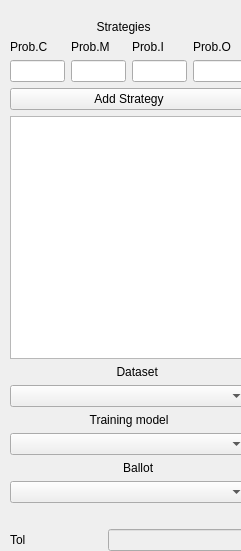
   <widget class="QWidget" name="P" native="true">
    <property name="geometry">
     <rect>
      <x>959</x>
      <y>0</y>
      <width>241</width>
      <height>551</height>
     </rect>
    </property>
    <widget class="QWidget" name="verticalLayoutWidget_2">
     <property name="geometry">
      <rect>
       <x>10</x>
       <y>20</y>
       <width>238</width>
       <height>531</height>
      </rect>
     </property>
     <layout class="QVBoxLayout" name="Strategie">
      <item>
       <widget class="QLabel" name="label_10">
        <property name="text">
         <string>                          Strategies</string>
        </property>
       </widget>
      </item>
      <item>
       <layout class="QGridLayout" name="gridLayout">
        <item row="0" column="2">
         <widget class="QLabel" name="label_12">
          <property name="text">
           <string>Prob.M</string>
          </property>
         </widget>
        </item>
        <item row="0" column="4">
         <widget class="QLabel" name="label_14">
          <property name="text">
           <string>Prob.O</string>
          </property>
         </widget>
        </item>
        <item row="0" column="3">
         <widget class="QLabel" name="label_13">
          <property name="text">
           <string>Prob.I</string>
          </property>
         </widget>
        </item>
        <item row="0" column="1">
         <widget class="QLabel" name="label_11">
          <property name="text">
           <string>Prob.C</string>
          </property>
         </widget>
        </item>
        <item row="1" column="1">
         <widget class="QLineEdit" name="prob_c"/>
        </item>
        <item row="1" column="3">
         <widget class="QLineEdit" name="prob_i"/>
        </item>
        <item row="1" column="4">
         <widget class="QLineEdit" name="prob_o"/>
        </item>
        <item row="1" column="2">
         <widget class="QLineEdit" name="prob_m"/>
        </item>
       </layout>
      </item>
      <item>
       <widget class="QPushButton" name="add_strategy">
        <property name="text">
         <string>Add Strategy</string>
        </property>
       </widget>
      </item>
      <item>
       <widget class="QTableWidget" name="strategies">
        <attribute name="horizontalHeaderDefaultSectionSize">
         <number>59</number>
        </attribute>
       </widget>
      </item>
      <item>
       <widget class="QLabel" name="label_35">
        <property name="text">
         <string>                                Dataset</string>
        </property>
       </widget>
      </item>
      <item>
       <widget class="QComboBox" name="dataset_combo"/>
      </item>
      <item>
       <widget class="QLabel" name="label_15">
        <property name="text">
         <string>                        Training model</string>
        </property>
       </widget>
      </item>
      <item>
       <widget class="QComboBox" name="training_model"/>
      </item>
      <item>
       <widget class="QLabel" name="label_39">
        <property name="text">
         <string>                                  Ballot</string>
        </property>
       </widget>
      </item>
      <item>
       <widget class="QComboBox" name="ballot"/>
      </item>
      <item>
       <widget class="QLabel" name="label_38">
        <property name="text">
         <string/>
        </property>
       </widget>
      </item>
      <item>
       <layout class="QFormLayout" name="formLayout_6">
        <item row="0" column="0">
         <widget class="QLabel" name="label_24">
          <property name="enabled">
           <bool>true</bool>
          </property>
          <property name="text">
           <string>Tol                       </string>
          </property>
         </widget>
        </item>
        <item row="0" column="1">
         <widget class="QLineEdit" name="tol">
          <property name="enabled">
           <bool>false</bool>
          </property>
         </widget>
        </item>
       </layout>
      </item>
     </layout>
    </widget>
   </widget>
